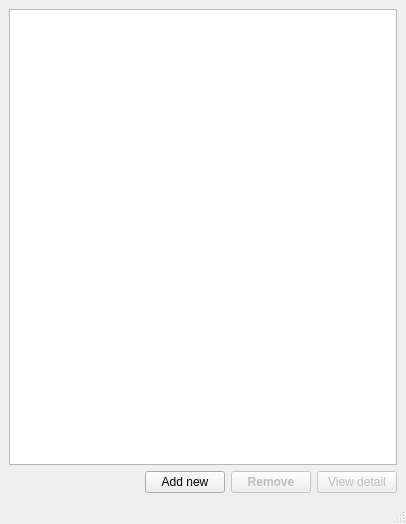
<?xml version="1.0" encoding="UTF-8"?>
<ui version="4.0">
 <class>MainWindow</class>
 <widget class="QMainWindow" name="MainWindow">
  <property name="geometry">
   <rect>
    <x>0</x>
    <y>0</y>
    <width>406</width>
    <height>524</height>
   </rect>
  </property>
  <property name="windowTitle">
   <string>KeyKeeper3</string>
  </property>
  <widget class="QWidget" name="centralwidget">
   <layout class="QVBoxLayout" name="verticalLayout">
    <item>
     <widget class="QTableView" name="tableView"/>
    </item>
    <item>
     <layout class="QHBoxLayout" name="horizontalLayout">
      <item>
       <spacer name="horizontalSpacer">
        <property name="orientation">
         <enum>Qt::Horizontal</enum>
        </property>
        <property name="sizeHint" stdset="0">
         <size>
          <width>40</width>
          <height>20</height>
         </size>
        </property>
       </spacer>
      </item>
      <item>
       <widget class="QPushButton" name="addButton">
        <property name="text">
         <string>Add new</string>
        </property>
       </widget>
      </item>
      <item>
       <widget class="QPushButton" name="removeButton">
        <property name="enabled">
         <bool>false</bool>
        </property>
        <property name="font">
         <font>
          <weight>75</weight>
          <bold>true</bold>
         </font>
        </property>
        <property name="text">
         <string>Remove</string>
        </property>
       </widget>
      </item>
      <item>
       <widget class="QPushButton" name="viewdetailButton">
        <property name="enabled">
         <bool>false</bool>
        </property>
        <property name="text">
         <string>View detail</string>
        </property>
       </widget>
      </item>
     </layout>
    </item>
   </layout>
  </widget>
  <widget class="QMenuBar" name="menubar">
   <property name="geometry">
    <rect>
     <x>0</x>
     <y>0</y>
     <width>406</width>
     <height>22</height>
    </rect>
   </property>
  </widget>
  <widget class="QStatusBar" name="statusbar"/>
 </widget>
 <resources/>
 <connections/>
</ui>
